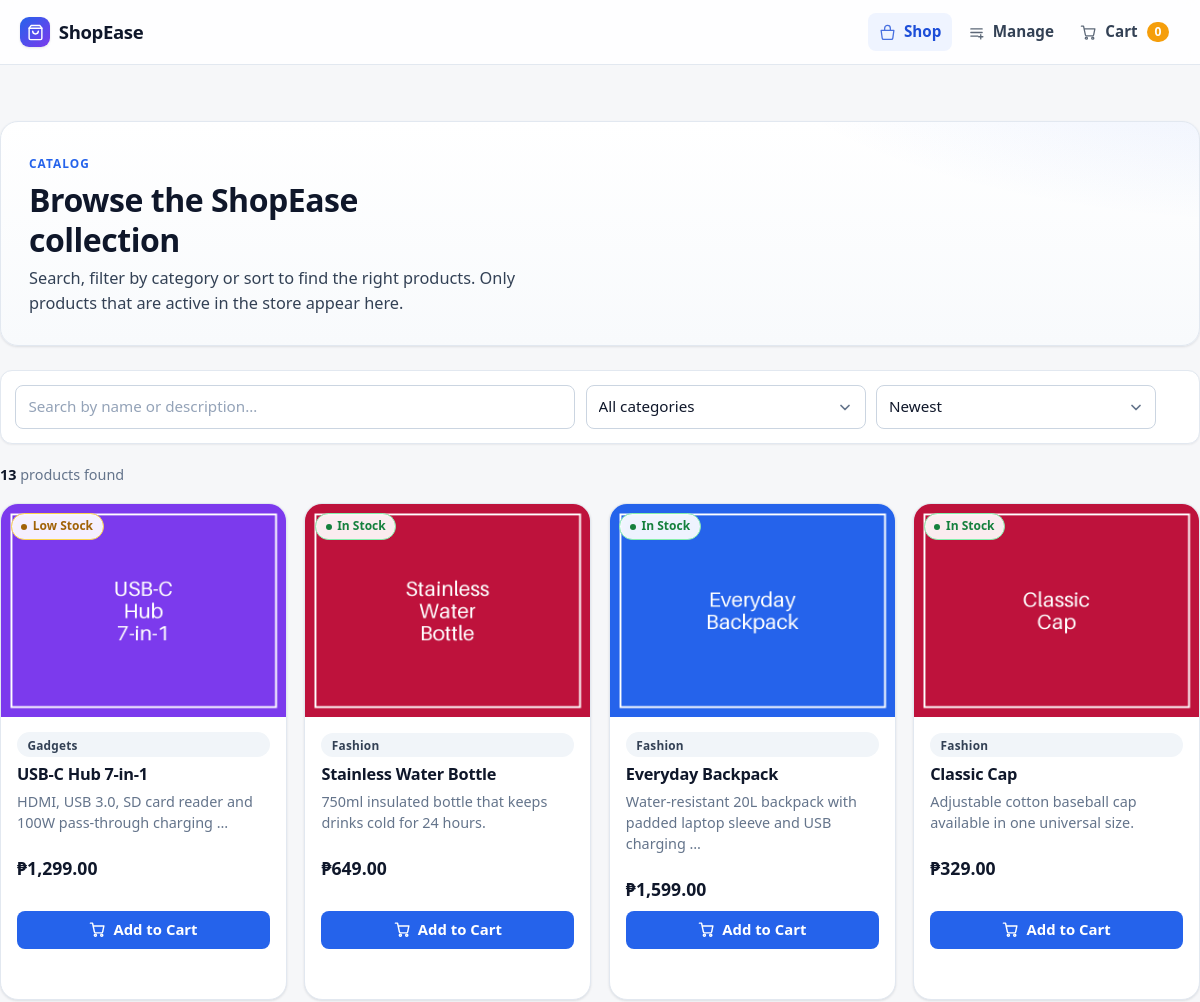
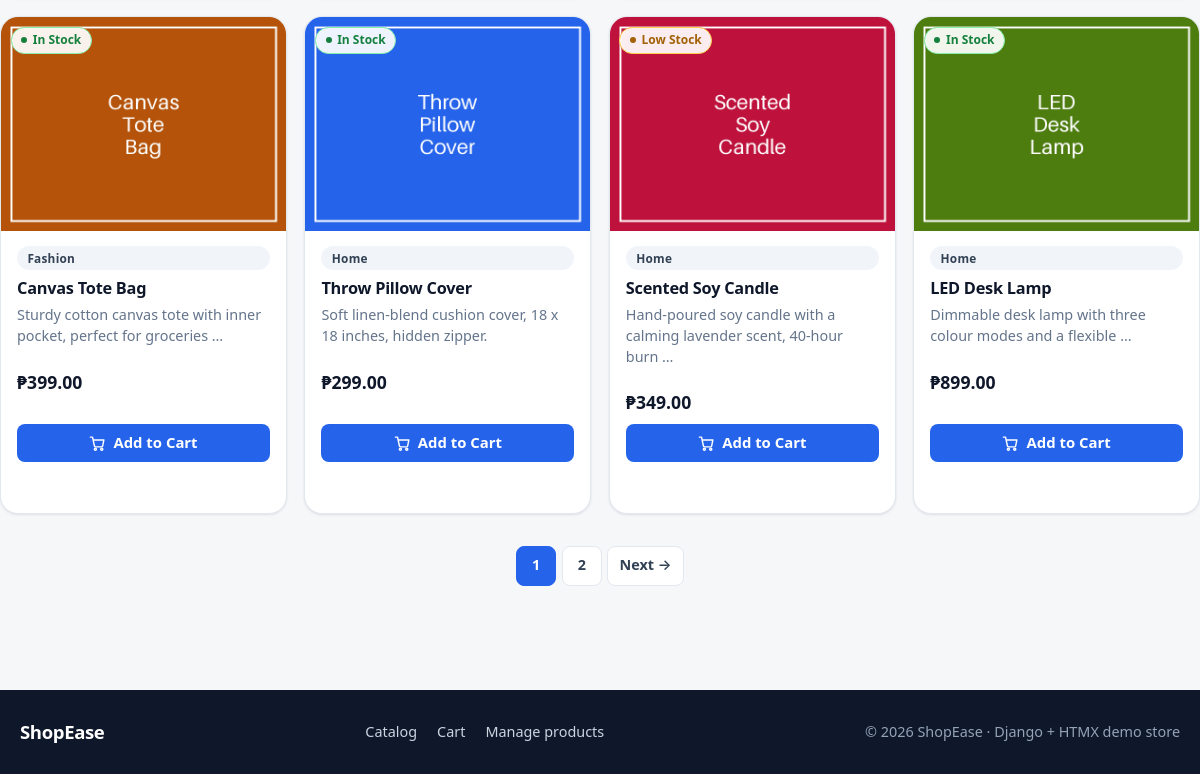
The page / on the database its author committed (2 pictures, top to bottom).
### store/models.py (models this page shows, shortened)
class Product(models.Model):
    name = models.CharField(max_length=120)
    category = models.ForeignKey(Category, on_delete=models.PROTECT, related_name="products")
    description = models.TextField(blank=True)
    price = models.DecimalField(max_digits=10, decimal_places=2)
    stock = models.IntegerField(default=0)
    image = models.ImageField(upload_to="products/", blank=True, null=True)
    is_active = models.BooleanField(default=True)
    date_created = models.DateTimeField(auto_now_add=True)
    class Meta:
        ordering = ["-date_created"]
    @property
    def is_out_of_stock(self):
        return self.stock <= 0
    @property
    def stock_status(self):
        if self.stock <= 0:
            return "out"
        if self.stock <= LOW_STOCK_THRESHOLD:
            return "low"
        return "in"
    @property
    def stock_label(self):
        return {"in": "In Stock", "low": "Low Stock", "out": "Out of Stock"}[self.stock_status]

class Category(models.Model):
    name = models.CharField(max_length=80)
    slug = models.SlugField(unique=True)
    class Meta:
        ordering = ["name"]
        verbose_name_plural = "categories"

### store/views.py (the view)
# urls.py: path("", views.product_list, name="product_list"),
def product_list(request):
    q = request.GET.get("q", "").strip()
    category = request.GET.get("category", "")
    sort = request.GET.get("sort", "newest")
    products = Product.objects.filter(is_active=True).select_related("category")
    if q:
        products = products.filter(Q(name__icontains=q) | Q(description__icontains=q))
    if category:
        products = products.filter(category__slug=category)
    products = products.order_by(SORT_FIELDS.get(sort, "-date_created"), "-id")
    page = Paginator(products, PAGE_SIZE).get_page(request.GET.get("page"))
    params = request.GET.copy()
    params.pop("page", None)
    query = params.urlencode()
    context = {
        "page": page,
        "q": q,
        "category": category,
        "sort": sort,
        "sort_options": SORT_OPTIONS,
        "categories": Category.objects.all(),
        "page_prefix": f"?{query}&" if query else "?",
    }
    if is_htmx(request):
        return render(request, "partials/_product_grid.html", context)
    return render(request, "product_list.html", context)

### store/context_processors.py (called while the page is built)
def cart_count(request):
    cart = request.session.get("cart", {})
    return {"cart_count": sum(cart.values())}

### store/views.py (called while the page is built)
def is_htmx(request):
    return (request.headers.get("HX-Request") == "true"
            and request.headers.get("HX-History-Restore-Request") != "true")

### templates/product_list.html (shortened to what this page needs)
{% extends "base.html" %}
{% block content %}
<div class="hero">
  <div>
    <span class="eyebrow">Catalog</span>
    <h1>Browse the ShopEase collection</h1>
    <p class="lead">Search, filter by category or sort to find the right products. Only products that are active in the store appear here.</p>
  </div>
</div>
<form id="filter-form" class="filters" method="get" action="{% url 'product_list' %}" role="search"
      hx-get="{% url 'product_list' %}" hx-trigger="submit"
      hx-target="#product-grid" hx-indicator="#spinner" hx-push-url="true">
  <input type="search" id="q" name="q" value="{{ q }}" placeholder="Search by name or description…"
         hx-get="{% url 'product_list' %}" hx-trigger="keyup changed delay:300ms, search"
         hx-include="#category, #sort">
  <select id="category" name="category" hx-get="{% url 'product_list' %}" hx-trigger="change"
          hx-include="#q, #sort">
    <option value="">All categories</option>
  </select>
  <select id="sort" name="sort" hx-get="{% url 'product_list' %}" hx-trigger="change"
          hx-include="#q, #category">
    {% for value, label in sort_options %}
      <option value="{{ value }}" {% if value == sort %}selected{% endif %}>{{ label }}</option>
    {% endfor %}
  </select>
</form>
<div id="product-grid" aria-live="polite">
  {% include "partials/_product_grid.html" %}
</div>
{% endblock %}

### templates/partials/_product_card.html (shortened to what this page needs)
{% load static %}
<article class="card">
  <a class="card-img" href="{% url 'product_detail' product.id %}">
    {% if product.image %}
      <img src="{{ product.image.url }}" alt="{{ product.name }}" loading="lazy">
    {% else %}
      <img src="{% static 'img/placeholder.svg' %}" alt="No image available" loading="lazy">
    {% endif %}
    {% include "partials/_stock_badge.html" %}
  </a>
  <div class="card-body">
    <span class="chip">{{ product.category.name }}</span>
    <h3 class="card-title"><a href="{% url 'product_detail' product.id %}">{{ product.name }}</a></h3>
    <p class="muted">{{ product.description|truncatewords:10 }}</p>
    <div class="row">
      <span class="card-price">₱{{ product.price|floatformat:"2g" }}</span>
    </div>
    <button class="btn" type="button"
            hx-post="{% url 'cart_add' product.id %}" hx-vals='{"quantity": 1}'
            hx-target="#msg-{{ product.id }}" hx-swap="innerHTML"
            hx-indicator="#msg-spin-{{ product.id }}"
            {% if product.is_out_of_stock %}disabled{% endif %}>
      <svg width="17" height="17" viewBox="0 0 24 24" fill="none" stroke="currentColor" stroke-width="2" stroke-linecap="round" stroke-linejoin="round" aria-hidden="true"><circle cx="9" cy="20" r="1.5"/><circle cx="18" cy="20" r="1.5"/><path d="M2 3h3l2.6 12.2a2 2 0 0 0 2 1.6h7.7a2 2 0 0 0 2-1.6L21 7H6"/></svg>
      Add to Cart
    </button>
  </div>
</article>

### templates/partials/_stock_badge.html
<span class="badge-stock {{ product.stock_status }}">{{ product.stock_label }}</span>

### rows shown on the page
Product: image (picture), stock_label "Low Stock", category.name "Gadgets", name "USB-C Hub 7-in-1", description "HDMI, USB 3.0, SD card reader and 100W pass-through charging …", price "1,299.00"
Product: image (picture), stock_label "In Stock", category.name "Fashion", name "Stainless Water Bottle", description "750ml insulated bottle that keeps drinks cold for 24 hours.", price "649.00"
Product: image (picture), stock_label "In Stock", category.name "Fashion", name "Everyday Backpack", description "Water-resistant 20L backpack with padded laptop sleeve and USB charging …", price "1,599.00"
Product: image (picture), stock_label "In Stock", category.name "Fashion", name "Classic Cap", description "Adjustable cotton baseball cap available in one universal size.", price "329.00"
Product: image (picture), stock_label "In Stock", category.name "Fashion", name "Canvas Tote Bag", description "Sturdy cotton canvas tote with inner pocket, perfect for groceries …", price "399.00"
Product: image (picture), stock_label "In Stock", category.name "Home", name "Throw Pillow Cover", description "Soft linen-blend cushion cover, 18 x 18 inches, hidden zipper.", price "299.00"
Product: image (picture), stock_label "Low Stock", category.name "Home", name "Scented Soy Candle", description "Hand-poured soy candle with a calming lavender scent, 40-hour burn …", price "349.00"
Product: image (picture), stock_label "In Stock", category.name "Home", name "LED Desk Lamp", description "Dimmable desk lamp with three colour modes and a flexible …", price "899.00"

### other values the page prints
{{ cart_count }} "0"
{{ page.paginator.count }} "13"
{{ n }} "1"
{{ n }} "2"
form field sort "Newest"
